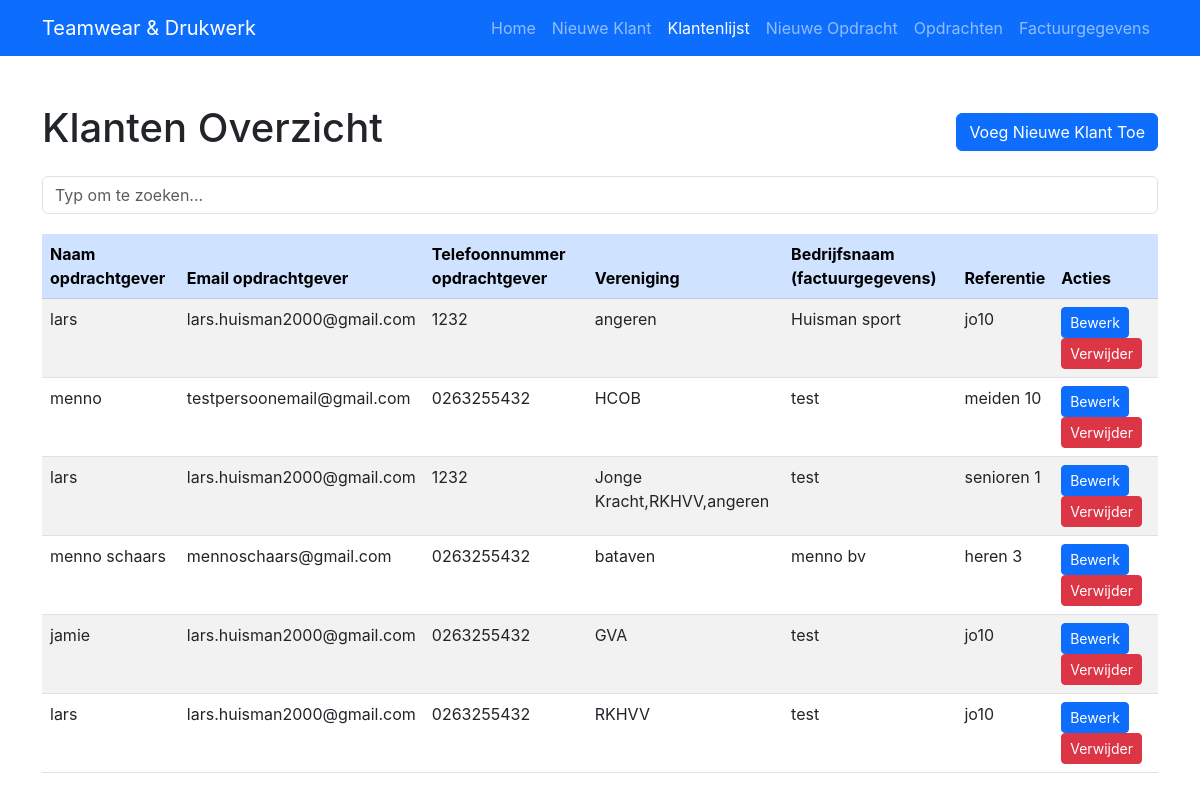
/customers, run on an earlier commit of the app's database.
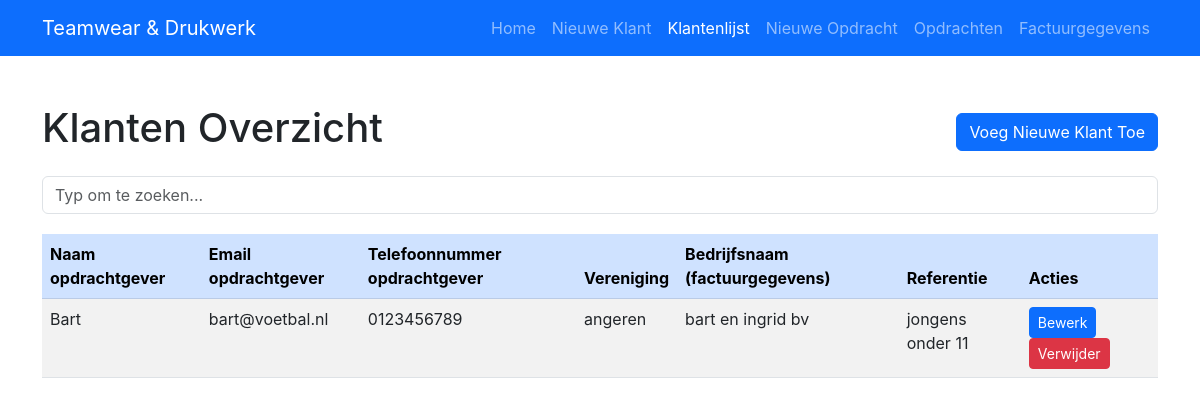
And on a later commit of the database.
### app.py (models this page shows, shortened)
class Customer(db.Model):
    id = db.Column(db.Integer, primary_key=True)
    name = db.Column(db.String(100), nullable=False)
    email = db.Column(db.String(100), nullable=False)
    telefoon = db.Column(db.String(50))
    referentie = db.Column(db.String(100))
    billing_info_id = db.Column(db.Integer, db.ForeignKey('billing_info.id'), nullable=True)
    vereniging = db.Column(db.String(200), nullable=True)  # Comma-separated string
    assignments = db.relationship('Assignment', backref='customer', cascade="all, delete-orphan", lazy=True)
    billing_info = db.relationship('BillingInfo', foreign_keys=[billing_info_id], uselist=False)

class BillingInfo(db.Model):
    id = db.Column(db.Integer, primary_key=True)
    name = db.Column(db.String(100), nullable=False)
    address = db.Column(db.String(200))
    postcode = db.Column(db.String(20))
    housenumber = db.Column(db.String(20))
    phone = db.Column(db.String(50))
    companyname = db.Column(db.String(100))
    email = db.Column(db.String(100))

### app.py (the view)
@app.route('/customers')
def list_customers():
    customers = Customer.query.all()
    return render_template('customers.html', customers=customers)

### templates/customers.html (shortened to what this page needs)
<!doctype html>
<html lang="nl">
  <head>
    <link href="https://cdn.jsdelivr.net/npm/bootstrap@5.3.0/dist/css/bootstrap.min.css" rel="stylesheet">
  </head>
  <body>
    <nav class="navbar navbar-expand-lg navbar-dark bg-primary">
      <div class="container">
        <a class="navbar-brand" href="{{ url_for('index') }}">Teamwear & Drukwerk</a>
        <div class="collapse navbar-collapse" id="navbarNav">
          <ul class="navbar-nav ms-auto">
            <li class="nav-item">
              <a class="nav-link {% if request.endpoint == 'index' %}active{% endif %}" href="{{ url_for('index') }}">Home</a>
            </li>
            <li class="nav-item">
              <a class="nav-link {% if request.endpoint == 'add_customer' %}active{% endif %}" href="{{ url_for('add_customer') }}">Nieuwe Klant</a>
            </li>
            <li class="nav-item">
              <a class="nav-link {% if request.endpoint == 'list_customers' %}active{% endif %}" href="{{ url_for('list_customers') }}">Klantenlijst</a>
            </li>
            <li class="nav-item">
              <a class="nav-link {% if request.endpoint == 'add_assignment' %}active{% endif %}" href="{{ url_for('add_assignment') }}">Nieuwe Opdracht</a>
            </li>
            <li class="nav-item">
              <a class="nav-link {% if request.endpoint == 'list_assignments' %}active{% endif %}" href="{{ url_for('list_assignments') }}">Opdrachten</a>
            </li>
            <li class="nav-item">
              <a class="nav-link {% if request.endpoint == 'list_billing_infos' %}active{% endif %}" href="{{ url_for('list_billing_infos') }}">Factuurgegevens</a>
            </li>
          </ul>
        </div>
      </div>
    </nav>
    <div class="container mt-5">
      <div class="d-flex justify-content-between align-items-center mb-3">
        <h1>Klanten Overzicht</h1>
        <a href="{{ url_for('add_customer') }}" class="btn btn-primary">Voeg Nieuwe Klant Toe</a>
      </div>
      <div class="mb-3">
        <input type="text" id="searchInput" class="form-control" placeholder="Typ om te zoeken...">
      </div>
      <table class="table table-striped" id="customersTable">
        <thead class="table-primary">
          <tr>
            <th>Naam opdrachtgever</th>
            <th>Email opdrachtgever</th>
            <th>Telefoonnummer opdrachtgever</th>
            <th>Vereniging</th>
            <th>Bedrijfsnaam (factuurgegevens)</th>
            <th>Referentie</th>
            <th>Acties</th>
          </tr>
        </thead>
        <tbody>
          {% for customer in customers %}
          <tr>
            <td>{{ customer.name }}</td>
            <td>{{ customer.email }}</td>
            <td>{{ customer.telefoon if customer.telefoon else '-' }}</td>
            <td>
              {% if customer.vereniging %}
                {{ customer.vereniging }}
              {% else %}
                -
              {% endif %}
            </td>
            <td>
              {% if customer.billing_info %}
                {{ customer.billing_info.companyname }}
              {% else %}
                -
              {% endif %}
            </td>
            <td>{{ customer.referentie if customer.referentie else '-' }}</td>
            <td>
              <a href="{{ url_for('edit_customer', id=customer.id) }}" class="btn btn-sm btn-primary">Bewerk</a>
              <form action="{{ url_for('delete_customer', id=customer.id) }}" method="post" style="display:inline;" onsubmit="return confirmDeletion();">
                <button type="submit" class="btn btn-sm btn-danger">Verwijder</button>
              </form>
            </td>
          </tr>
          {% endfor %}
        </tbody>
      </table>
    </div>
  </body>
</html>

What changed in the data, as far as the page shows it:
removed Customer: name "menno", email "testpersoonemail@gmail.com", telefoon "0263255432", vereniging "HCOB", billing_info.companyname "test", referentie "meiden 10"
removed Customer: name "lars", email "lars.huisman2000@gmail.com", telefoon "1232", vereniging "Jonge Kracht,RKHVV,angeren", billing_info.companyname "test", referentie "senioren 1"
removed Customer: name "menno schaars", email "mennoschaars@gmail.com", telefoon "0263255432", vereniging "bataven", billing_info.companyname "menno bv", referentie "heren 3"
removed Customer: name "jamie", email "lars.huisman2000@gmail.com", telefoon "0263255432", vereniging "GVA", billing_info.companyname "test", referentie "jo10"
removed Customer: name "lars", email "lars.huisman2000@gmail.com", telefoon "0263255432", vereniging "RKHVV", billing_info.companyname "test", referentie "jo10"
changed Customer "angeren": name "lars" → "Bart"; email "lars.huisman2000@gmail.com" → "bart@voetbal.nl"; telefoon "1232" → "0123456789"; billing_info.companyname "Huisman sport" → "bart en ingrid bv"; referentie "jo10" → "jongens onder 11"
